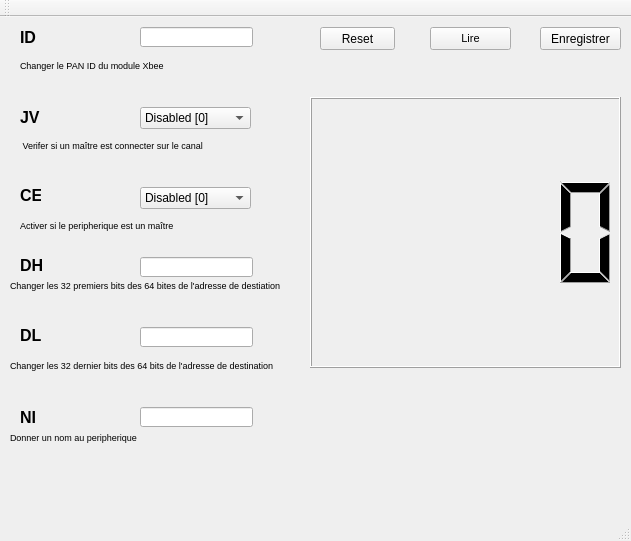
<?xml version="1.0" encoding="UTF-8"?>
<ui version="4.0">
 <class>CIhmLampadaire</class>
 <widget class="QMainWindow" name="CIhmLampadaire">
  <property name="geometry">
   <rect>
    <x>0</x>
    <y>0</y>
    <width>631</width>
    <height>541</height>
   </rect>
  </property>
  <property name="windowTitle">
   <string>CIhmLampadaire</string>
  </property>
  <widget class="QWidget" name="centralWidget">
   <widget class="QLabel" name="label">
    <property name="geometry">
     <rect>
      <x>20</x>
      <y>10</y>
      <width>31</width>
      <height>21</height>
     </rect>
    </property>
    <property name="font">
     <font>
      <family>Segoe UI</family>
      <pointsize>12</pointsize>
      <weight>75</weight>
      <bold>true</bold>
     </font>
    </property>
    <property name="text">
     <string>ID</string>
    </property>
   </widget>
   <widget class="QLabel" name="label_2">
    <property name="geometry">
     <rect>
      <x>20</x>
      <y>90</y>
      <width>21</width>
      <height>21</height>
     </rect>
    </property>
    <property name="font">
     <font>
      <family>Segoe UI</family>
      <pointsize>12</pointsize>
      <weight>75</weight>
      <bold>true</bold>
     </font>
    </property>
    <property name="text">
     <string>JV</string>
    </property>
   </widget>
   <widget class="QLabel" name="label_3">
    <property name="geometry">
     <rect>
      <x>20</x>
      <y>170</y>
      <width>21</width>
      <height>16</height>
     </rect>
    </property>
    <property name="font">
     <font>
      <family>Segoe UI</family>
      <pointsize>12</pointsize>
      <weight>75</weight>
      <bold>true</bold>
     </font>
    </property>
    <property name="text">
     <string>CE</string>
    </property>
   </widget>
   <widget class="QLabel" name="label_4">
    <property name="geometry">
     <rect>
      <x>20</x>
      <y>240</y>
      <width>31</width>
      <height>16</height>
     </rect>
    </property>
    <property name="font">
     <font>
      <family>Segoe UI</family>
      <pointsize>12</pointsize>
      <weight>75</weight>
      <bold>true</bold>
     </font>
    </property>
    <property name="text">
     <string>DH</string>
    </property>
   </widget>
   <widget class="QLabel" name="label_5">
    <property name="geometry">
     <rect>
      <x>20</x>
      <y>310</y>
      <width>21</width>
      <height>16</height>
     </rect>
    </property>
    <property name="font">
     <font>
      <family>Segoe UI</family>
      <pointsize>12</pointsize>
      <weight>75</weight>
      <bold>true</bold>
     </font>
    </property>
    <property name="text">
     <string>DL</string>
    </property>
   </widget>
   <widget class="QLabel" name="label_6">
    <property name="geometry">
     <rect>
      <x>20</x>
      <y>390</y>
      <width>21</width>
      <height>20</height>
     </rect>
    </property>
    <property name="font">
     <font>
      <family>Segoe UI</family>
      <pointsize>12</pointsize>
      <weight>75</weight>
      <bold>true</bold>
     </font>
    </property>
    <property name="text">
     <string>NI</string>
    </property>
   </widget>
   <widget class="QLabel" name="label_7">
    <property name="geometry">
     <rect>
      <x>20</x>
      <y>40</y>
      <width>171</width>
      <height>16</height>
     </rect>
    </property>
    <property name="font">
     <font>
      <pointsize>7</pointsize>
     </font>
    </property>
    <property name="text">
     <string>Changer le PAN ID du module Xbee</string>
    </property>
   </widget>
   <widget class="QLabel" name="label_8">
    <property name="geometry">
     <rect>
      <x>20</x>
      <y>120</y>
      <width>231</width>
      <height>16</height>
     </rect>
    </property>
    <property name="font">
     <font>
      <pointsize>7</pointsize>
     </font>
    </property>
    <property name="text">
     <string> Verifer si un maître est connecter sur le canal</string>
    </property>
   </widget>
   <widget class="QLabel" name="label_9">
    <property name="geometry">
     <rect>
      <x>20</x>
      <y>200</y>
      <width>211</width>
      <height>16</height>
     </rect>
    </property>
    <property name="font">
     <font>
      <pointsize>7</pointsize>
     </font>
    </property>
    <property name="text">
     <string>Activer si le peripherique est un maître</string>
    </property>
   </widget>
   <widget class="QLabel" name="label_11">
    <property name="geometry">
     <rect>
      <x>10</x>
      <y>340</y>
      <width>291</width>
      <height>16</height>
     </rect>
    </property>
    <property name="font">
     <font>
      <pointsize>7</pointsize>
     </font>
    </property>
    <property name="text">
     <string>Changer les 32 dernier bits des 64 bits de l'adresse de destination</string>
    </property>
   </widget>
   <widget class="QLabel" name="label_12">
    <property name="geometry">
     <rect>
      <x>10</x>
      <y>410</y>
      <width>241</width>
      <height>21</height>
     </rect>
    </property>
    <property name="font">
     <font>
      <pointsize>7</pointsize>
     </font>
    </property>
    <property name="text">
     <string>Donner un nom au peripherique</string>
    </property>
   </widget>
   <widget class="QLabel" name="label_10">
    <property name="geometry">
     <rect>
      <x>10</x>
      <y>260</y>
      <width>291</width>
      <height>16</height>
     </rect>
    </property>
    <property name="font">
     <font>
      <pointsize>7</pointsize>
     </font>
    </property>
    <property name="text">
     <string>Changer les 32 premiers bits des 64 bites de l'adresse de destiation</string>
    </property>
   </widget>
   <widget class="QComboBox" name="BoxJv">
    <property name="geometry">
     <rect>
      <x>140</x>
      <y>90</y>
      <width>111</width>
      <height>22</height>
     </rect>
    </property>
    <item>
     <property name="text">
      <string>Disabled [0]</string>
     </property>
    </item>
    <item>
     <property name="text">
      <string>Enabled [1]</string>
     </property>
    </item>
   </widget>
   <widget class="QLineEdit" name="lineId">
    <property name="geometry">
     <rect>
      <x>140</x>
      <y>10</y>
      <width>113</width>
      <height>20</height>
     </rect>
    </property>
   </widget>
   <widget class="QComboBox" name="BoxCe">
    <property name="geometry">
     <rect>
      <x>140</x>
      <y>170</y>
      <width>111</width>
      <height>22</height>
     </rect>
    </property>
    <item>
     <property name="text">
      <string>Disabled [0]</string>
     </property>
    </item>
    <item>
     <property name="text">
      <string>Enabled [1]</string>
     </property>
    </item>
   </widget>
   <widget class="QLineEdit" name="LineDh">
    <property name="geometry">
     <rect>
      <x>140</x>
      <y>240</y>
      <width>113</width>
      <height>20</height>
     </rect>
    </property>
   </widget>
   <widget class="QLineEdit" name="LineDl">
    <property name="geometry">
     <rect>
      <x>140</x>
      <y>310</y>
      <width>113</width>
      <height>20</height>
     </rect>
    </property>
   </widget>
   <widget class="QLineEdit" name="LineNi">
    <property name="geometry">
     <rect>
      <x>140</x>
      <y>390</y>
      <width>113</width>
      <height>20</height>
     </rect>
    </property>
   </widget>
   <widget class="QPushButton" name="PbLire">
    <property name="geometry">
     <rect>
      <x>430</x>
      <y>10</y>
      <width>81</width>
      <height>23</height>
     </rect>
    </property>
    <property name="font">
     <font>
      <pointsize>8</pointsize>
     </font>
    </property>
    <property name="text">
     <string>Lire</string>
    </property>
   </widget>
   <widget class="QPushButton" name="PbEnregistrer">
    <property name="geometry">
     <rect>
      <x>540</x>
      <y>10</y>
      <width>81</width>
      <height>23</height>
     </rect>
    </property>
    <property name="text">
     <string>Enregistrer</string>
    </property>
   </widget>
   <widget class="QLCDNumber" name="lcdNumber">
    <property name="geometry">
     <rect>
      <x>310</x>
      <y>80</y>
      <width>311</width>
      <height>271</height>
     </rect>
    </property>
   </widget>
   <widget class="QPushButton" name="pushButton">
    <property name="geometry">
     <rect>
      <x>320</x>
      <y>10</y>
      <width>75</width>
      <height>23</height>
     </rect>
    </property>
    <property name="text">
     <string>Reset</string>
    </property>
   </widget>
  </widget>
  <widget class="QMenuBar" name="menuBar">
   <property name="geometry">
    <rect>
     <x>0</x>
     <y>0</y>
     <width>631</width>
     <height>21</height>
    </rect>
   </property>
  </widget>
  <widget class="QToolBar" name="mainToolBar">
   <attribute name="toolBarArea">
    <enum>TopToolBarArea</enum>
   </attribute>
   <attribute name="toolBarBreak">
    <bool>false</bool>
   </attribute>
  </widget>
  <widget class="QStatusBar" name="statusBar"/>
 </widget>
 <layoutdefault spacing="6" margin="11"/>
 <resources/>
 <connections/>
 <slots>
  <slot>lireConfig()</slot>
  <slot>enregistrerConfig()</slot>
 </slots>
</ui>
